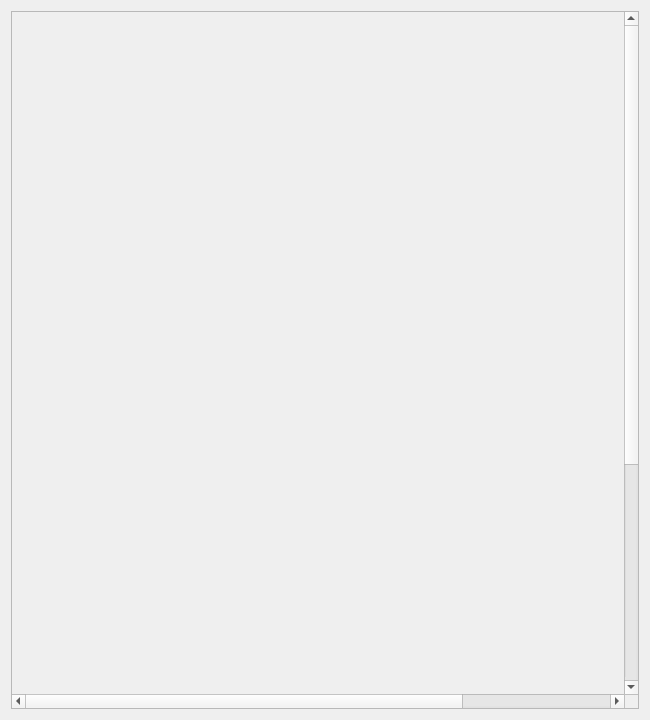
<?xml version="1.0" encoding="UTF-8"?>
<ui version="4.0">
 <class>Form</class>
 <widget class="QWidget" name="Form">
  <property name="geometry">
   <rect>
    <x>0</x>
    <y>0</y>
    <width>650</width>
    <height>720</height>
   </rect>
  </property>
  <property name="windowTitle">
   <string>Form</string>
  </property>
  <layout class="QVBoxLayout" name="verticalLayout">
   <item>
    <widget class="QScrollArea" name="scrollArea">
     <property name="styleSheet">
      <string notr="true"/>
     </property>
     <property name="widgetResizable">
      <bool>true</bool>
     </property>
     <widget class="QWidget" name="scrollAreaWidgetContents">
      <property name="geometry">
       <rect>
        <x>0</x>
        <y>0</y>
        <width>822</width>
        <height>1022</height>
       </rect>
      </property>
      <layout class="QVBoxLayout" name="verticalLayout_2">
       <item>
        <widget class="QWidget" name="widget" native="true">
         <property name="minimumSize">
          <size>
           <width>800</width>
           <height>1000</height>
          </size>
         </property>
         <property name="styleSheet">
          <string notr="true"/>
         </property>
        </widget>
       </item>
      </layout>
     </widget>
    </widget>
   </item>
  </layout>
 </widget>
 <resources/>
 <connections/>
</ui>
